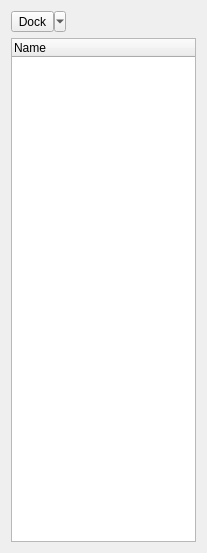
<?xml version="1.0" encoding="UTF-8"?>
<ui version="4.0">
 <class>ScriptsWidget</class>
 <widget class="QWidget" name="ScriptsWidget">
  <property name="geometry">
   <rect>
    <x>0</x>
    <y>0</y>
    <width>207</width>
    <height>553</height>
   </rect>
  </property>
  <property name="windowTitle">
   <string>Form</string>
  </property>
  <layout class="QGridLayout" name="gridLayout">
   <item row="0" column="0">
    <layout class="QVBoxLayout" name="verticalLayout">
     <item>
      <widget class="QToolButton" name="dockToBtn">
       <property name="text">
        <string>Dock</string>
       </property>
       <property name="checkable">
        <bool>true</bool>
       </property>
       <property name="popupMode">
        <enum>QToolButton::MenuButtonPopup</enum>
       </property>
       <property name="toolButtonStyle">
        <enum>Qt::ToolButtonIconOnly</enum>
       </property>
       <property name="autoRaise">
        <bool>false</bool>
       </property>
       <property name="arrowType">
        <enum>Qt::NoArrow</enum>
       </property>
      </widget>
     </item>
     <item>
      <widget class="TreeWidget" name="scriptsTreeWidget">
       <property name="editTriggers">
        <set>QAbstractItemView::EditKeyPressed</set>
       </property>
       <column>
        <property name="text">
         <string>Name</string>
        </property>
       </column>
      </widget>
     </item>
    </layout>
   </item>
  </layout>
 </widget>
 <customwidgets>
  <customwidget>
   <class>TreeWidget</class>
   <extends>QTreeWidget</extends>
   <header>treewidget.h</header>
  </customwidget>
 </customwidgets>
 <resources/>
 <connections/>
</ui>
